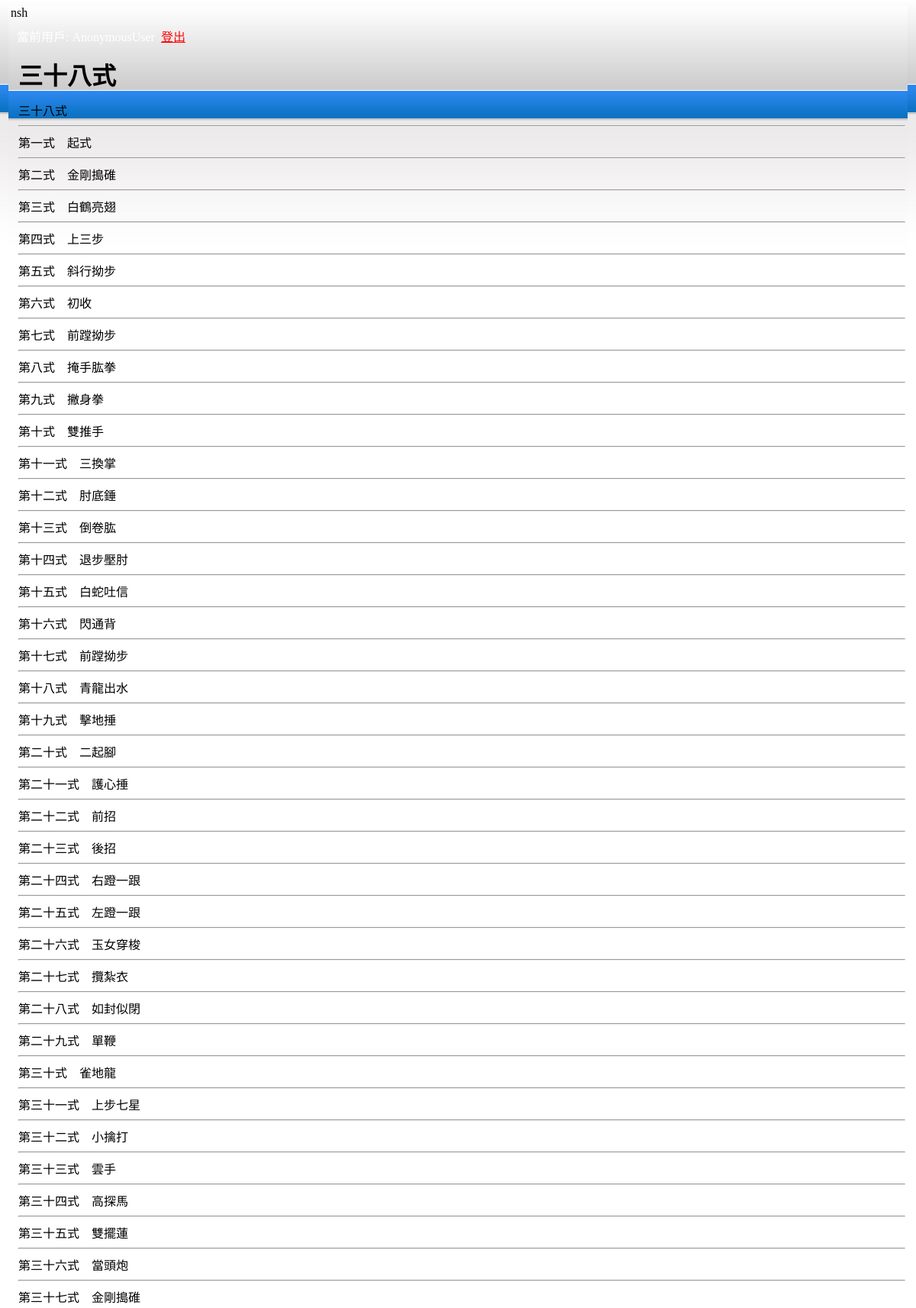
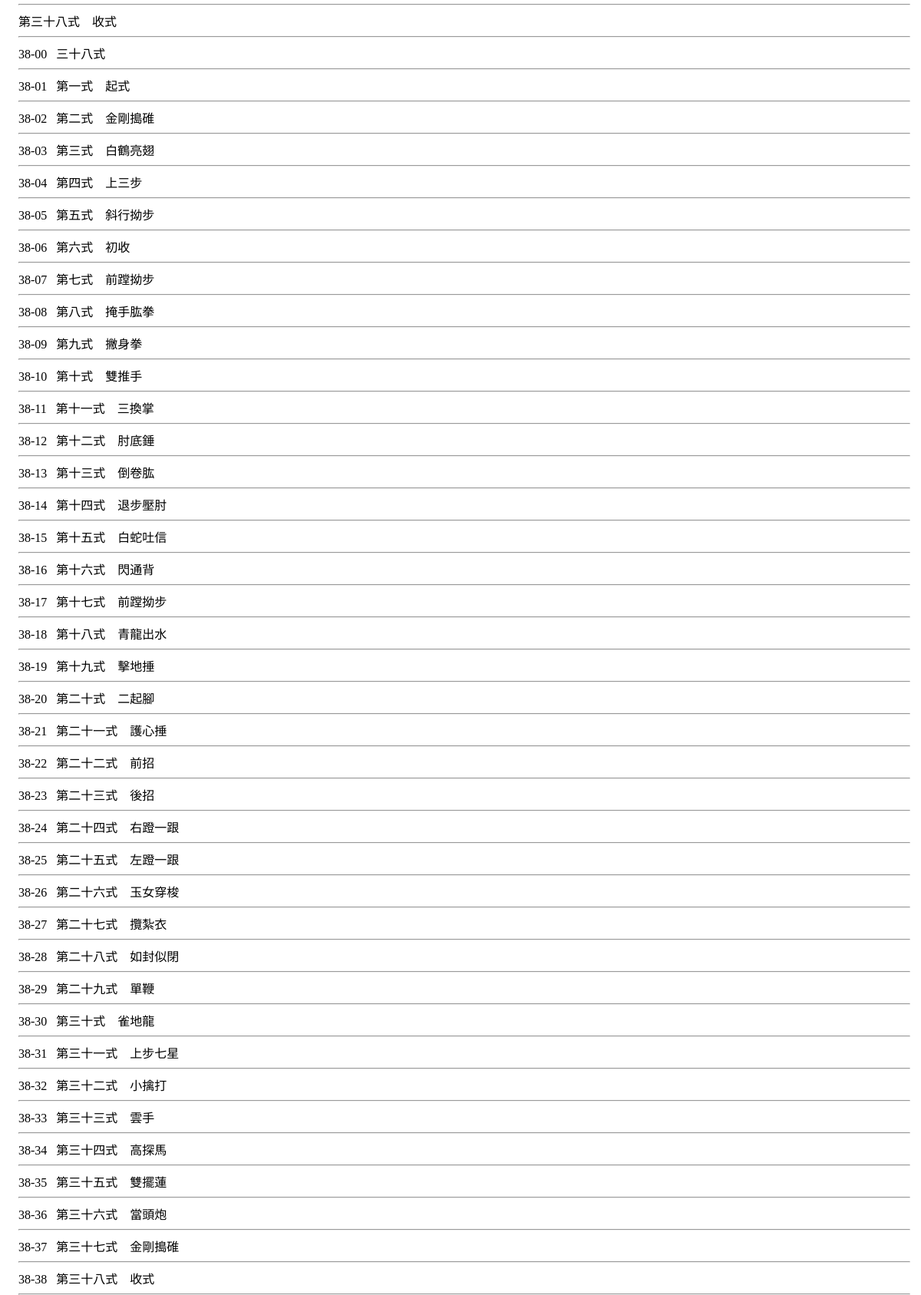
/routes/route38/ (upper part), run on the app's committed database (2 pictures, top to bottom).
### itaiching/models.py (models this page shows, shortened)
class TaichiMove(models.Model):
    stylenum= models.IntegerField(default=19,verbose_name="幾式")
    setnum = models.IntegerField(default=1,verbose_name="第幾式")
    movenum = models.IntegerField(default=0,verbose_name="第幾動")
    pagenum = models.IntegerField(default=130,verbose_name="第幾頁")
    mnemonic = models.CharField(default=".",max_length=20,verbose_name="助憶")
    title = models.CharField(max_length=200,verbose_name="動作口訣")
    description = models.CharField(max_length=2000,verbose_name="動作要求")
    mynote = models.CharField(default=".", max_length=600,verbose_name="我的筆記")
    class Meta:
        verbose_name = "(3)動作"
        verbose_name_plural = "(3)動作"

### itaiching/views.py (the view)
def route38(request):
    item_list = TaichiMove.objects.filter(stylenum=38).order_by('setnum', 'movenum')[:3000]
    context = {'current_user':request.user,'page_title':'三十八式','item_list': item_list}
    return render(request, 'itaiching/route38.html', context)

### itaiching/templates/itaiching/route38.html (shortened to what this page needs)
nsh{% extends 'itaiching/base.html' %}
{% block content %}
{% for item in item_list %}
{{ item.title }}<br>
<hr>
{% endfor %}
{% for item in item_list %}
{{ item.stylenum|stringformat:"02d" }}-{{ item.setnum|stringformat:"02d" }} &nbsp;
{{ item.title }}<br>
<hr>
{% endfor %}
<br><br><br>
{% for item in item_list %}
{{ item.description }}<br>
{% endfor %}
<br><br><br>
{% for item in item_list %}
<b>{{ item.title }}</b><br>
{% endfor %}
{% endblock %}

### itaiching/templates/itaiching/base.html (shortened to what this page needs)
{% load static %}
<!DOCTYPE HTML>
<html>
<head>
    <link rel="stylesheet" type="text/css" href="{% static 'app001/style.css' %}" />
<body>
    <div class='current_user'>
          當前用戶: {{ current_user }} &nbsp;<a href="/app001/logout">登出</a>
    </div>
    <div class='page_title'>
        <h1>{{ page_title }}
        </h1>
    </div>
    <div class='page_data'>
        {% block content %}
        {% endblock %}
    </div>
</body>

### itaiching/static/itaiching/style.css (style rules this page uses)
.current_user { color: white; margin: 9px 0px 0px 8px; }
.page_title { margin: 15px 0px 12px 10px; }
.page_data { margin: 0px 0px 0px 10px; }
h1 { margin: 3px 0px 3px 0px; }
body, html { padding: 0px 3px 10px 3px; background-color: #D8DBE2; background:#fff url(images/bg.jpg) repeat-x; }
a:link { color: red; }

### data on the page
TaichiMove: title "三十八式", stylenum "38", setnum "00"
TaichiMove: title "第一式 起式", stylenum "38", setnum "01"
TaichiMove: title "第二式 金剛搗碓", stylenum "38", setnum "02"
TaichiMove: title "第三式 白鶴亮翅", stylenum "38", setnum "03"
TaichiMove: title "第四式 上三步", stylenum "38", setnum "04"
TaichiMove: title "第五式 斜行拗步", stylenum "38", setnum "05"
TaichiMove: title "第六式 初收", stylenum "38", setnum "06"
TaichiMove: title "第七式 前蹚拗步", stylenum "38", setnum "07"
TaichiMove: title "第八式 掩手肱拳", stylenum "38", setnum "08"
TaichiMove: title "第九式 撇身拳", stylenum "38", setnum "09"
TaichiMove: title "第十式 雙推手", stylenum "38", setnum "10"
TaichiMove: title "第十一式 三換掌", stylenum "38", setnum "11"
TaichiMove: title "第十二式 肘底錘", stylenum "38", setnum "12"
TaichiMove: title "第十三式 倒卷肱", stylenum "38", setnum "13"
TaichiMove: title "第十四式 退步壓肘", stylenum "38", setnum "14"
TaichiMove: title "第十五式 白蛇吐信", stylenum "38", setnum "15"
TaichiMove: title "第十六式 閃通背", stylenum "38", setnum "16"
TaichiMove: title "第十七式 前蹚拗步", stylenum "38", setnum "17"
TaichiMove: title "第十八式 青龍出水", stylenum "38", setnum "18"
TaichiMove: title "第十九式 擊地捶", stylenum "38", setnum "19"
TaichiMove: title "第二十式 二起腳", stylenum "38", setnum "20"
TaichiMove: title "第二十一式 護心捶", stylenum "38", setnum "21"
TaichiMove: title "第二十二式 前招", stylenum "38", setnum "22"
TaichiMove: title "第二十三式 後招", stylenum "38", setnum "23"
TaichiMove: title "第二十四式 右蹬一跟", stylenum "38", setnum "24"
TaichiMove: title "第二十五式 左蹬一跟", stylenum "38", setnum "25"
TaichiMove: title "第二十六式 玉女穿梭", stylenum "38", setnum "26"
TaichiMove: title "第二十七式 攬紮衣", stylenum "38", setnum "27"
TaichiMove: title "第二十八式 如封似閉", stylenum "38", setnum "28"
TaichiMove: title "第二十九式 單鞭", stylenum "38", setnum "29"
TaichiMove: title "第三十式 雀地龍", stylenum "38", setnum "30"
TaichiMove: title "第三十一式 上步七星", stylenum "38", setnum "31"
TaichiMove: title "第三十二式 小擒打", stylenum "38", setnum "32"
TaichiMove: title "第三十三式 雲手", stylenum "38", setnum "33"
TaichiMove: title "第三十四式 高探馬", stylenum "38", setnum "34"
TaichiMove: title "第三十五式 雙擺蓮", stylenum "38", setnum "35"
TaichiMove: title "第三十六式 當頭炮", stylenum "38", setnum "36"
TaichiMove: title "第三十七式 金剛搗碓", stylenum "38", setnum "37"
TaichiMove: title "第三十八式 收式", stylenum "38", setnum "38"

### other printed values
{{ current_user }} "AnonymousUser"
